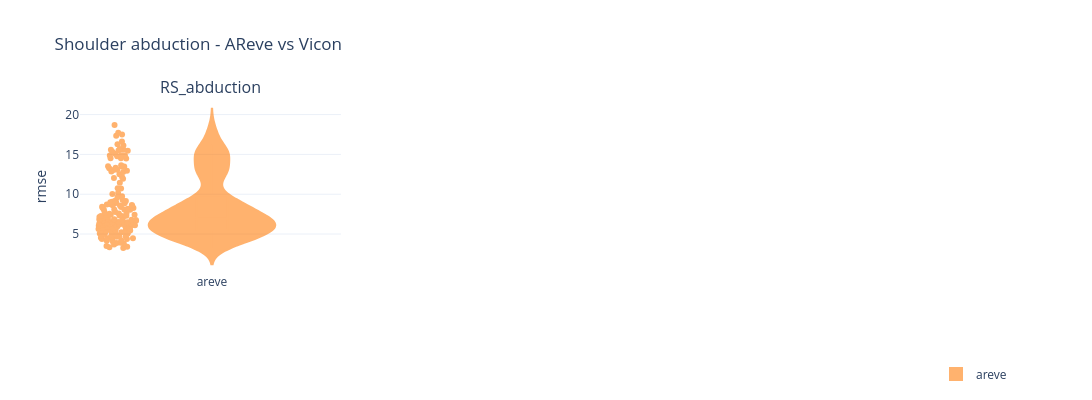

Write notebook code for a chart like this one.
### Code cell
fig = (
    Ensembler(in_folder=fld, channels=channels, n_rows = rows,  n_cols =cols,
              str_match=str_match, condition_spec=spec)
    .add_subplot(PlotSpec(channel='RS_abduction',  condition="areve",
                          row=1, col=1, y_label="rmse",
                          renderer=ViolinRenderer(), events=events))
    .build(title="Shoulder abduction - AReve vs Vicon", )
)
fig.show()

### Figure 1 — Plotly figure (JSON) as saved in the notebook; plotly's stock layout.template omitted (floating-point values rounded to 4 significant figures; data arrays with more than 128 entries replaced by an {"elided": "..."} marker saying what was removed)
{"data": [{"bandwidth": 1.024, "box": {"visible": true}, "fillcolor": "#FF7F0E", "legendgroup": "areve – rmse_vicon", "line": {"color": "#FF7F0E"}, "name": "areve", "opacity": 0.6, "points": "all", "showlegend": true, "type": "violin", "x": {"elided": "165 str values"}, "xaxis": "x", "y": {"elided": "165 float values"}, "yaxis": "y"}], "layout": {"annotations": [{"font": {"size": 16}, "showarrow": false, "text": "RS_abduction", "x": 0.14, "xanchor": "center", "xref": "paper", "y": 1, "yanchor": "bottom", "yref": "paper"}], "height": 400, "legend": {"orientation": "h", "x": 1, "xanchor": "right", "y": -0.5, "yanchor": "top"}, "title": {"text": "Shoulder abduction - AReve vs Vicon"}, "width": 1500, "xaxis": {"anchor": "y", "domain": [0, 0.28], "title": {"text": ""}}, "xaxis2": {"anchor": "y2", "domain": [0.36, 0.64]}, "xaxis3": {"anchor": "y3", "domain": [0.72, 1]}, "yaxis": {"anchor": "x", "domain": [0, 1], "title": {"text": "rmse"}}, "yaxis2": {"anchor": "x2", "domain": [0, 1]}, "yaxis3": {"anchor": "x3", "domain": [0, 1]}}}
